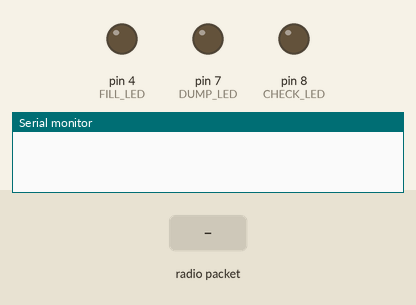
This sketch was run on a simulated Arduino Uno, built with avr-gcc and run on an emulated ATmega328P. On the bench: output pins drawn as LEDs (lit = HIGH), the last lines printed to the serial monitor. Inputs (shaded band) come from the test bench. No radio packets arrive unless stated.

Above: at 1.2 s.
1.3 s: radio packet "1" arrives
At 2.1 s:
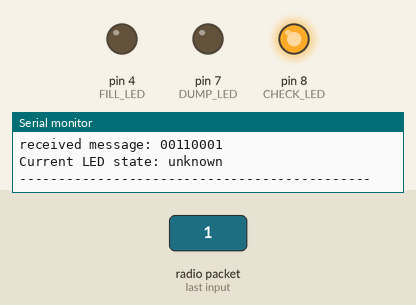
2.8 s: radio packet "2" arrives
At 3.2 s:
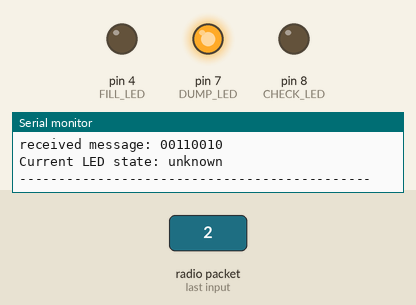
4.3 s: radio packet "0" arrives
At 5.6 s:
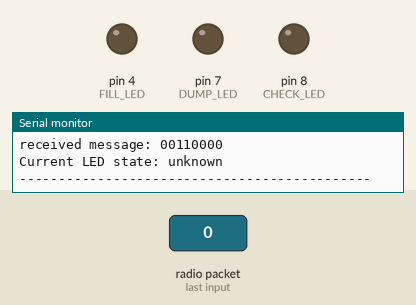
Timing chart, 0 to 7.3 s (numbered marks = the images above; inputs shaded):
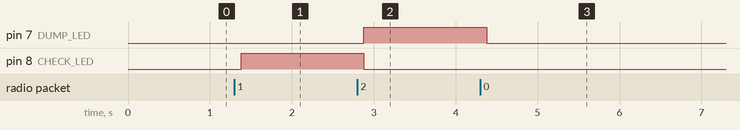

Measured:
- after the input at 1.3 s, pin 8 (CHECK_LED): LOW → HIGH after 0.08 s
- after the input at 2.8 s, pin 7 (DUMP_LED): LOW → HIGH after 0.08 s; pin 8 (CHECK_LED): HIGH → LOW after 0.08 s
- after the input at 4.3 s, pin 7 (DUMP_LED): HIGH → LOW after 0.08 s

The sketch:

EGODS_actuator_box.ino
```cpp
/*
filename      : EGODS_actuator_box.ino
Written By    : Chhay Irseng
Created Date  : 16/12/2023
Description   : Let a microncontroller (Arduino Uno R4 Minima) constantly sends
                pressure data readings wireless (using LoRA technology) to another microcontroller
                and receives control signals from the other micrcontroller to actuate three separate valves.
*/

// Import libraries
#include <SPI.h>
#include <LoRa.h>

// Define microcontroller pins
  /* Switches */
const int FILL_LED = 4;
const int DUMP_LED = 7;
const int CHECK_LED = 8;

  /* LoRA comms */
const int LORA_G0 = 3;
const int LORA_SCK = 13;
const int LORA_MISO = 12;
const int LORA_MOSI = 11;
const int LORA_CS = 10;
const int LORA_RST = 2;

// Declare and initialise constants
const long LORA_FREQ = 915E6;     // LoRA's transceiver module operaating frequency

// Declare and initialise global variables
byte set_up_success = 0;
byte loop_fail_once = 0;
byte encoded_message = 0;
byte received_message = 0;
String eight_bit_encoded_message = "";
/* message encode/decode:
  (0) 0b00000000  : fill valve OFF, dump valve OFF, check valve OFF (off state)
  (1) 0b00000001  : fill valve OFF, dump valve OFF, check valve ON  (don't care state)
  (2) 0b00000010  : fill valve OFF, dump valve ON,  check valve OFF (dumping state)
  (3) 0b00000011  : fill valve OFF, dump valve ON,  check valve ON  (forbidden state - bad practice?)
  (4) 0b00000100  : fill valve ON,  dump valve OFF, check valve OFF (fill-ready state)
  (5) 0b00000101  : fill valve ON,  dump valve OFF, check valve ON  (filling state)
  (6) 0b00000110  : fill valve ON,  dump valve ON,  check valve OFF (forbidden state - draining the supply tank)
  (7) 0b00000111  : fill valve ON,  dump valve ON,  check valve ON  (forbidden state - draining the supply tank + bad practice)
*/
byte fill_sw_state = 0; byte dump_sw_state = 0; byte check_sw_state = 0;

void setup() {
  // Set up serial baud rate
  Serial.begin(9600); while (!Serial); // wait for Serial to set up properly

  // Set up valve actuator pins
  pinMode(FILL_LED, OUTPUT);
  pinMode(DUMP_LED, OUTPUT);
  pinMode(CHECK_LED, OUTPUT);

  // Set up LoRA module pins
  LoRa.setPins(LORA_CS, LORA_RST, LORA_G0);

  // Set up LoRA operating frequency
  if (!LoRa.begin(LORA_FREQ)) {
    Serial.println("SET_UP_ERROR    : LORA module failed to set up operating frequency.");
    return;
  }

  // Finish setting up everything
  set_up_success = 1;
}

void loop() {
  // Verify that the set up function ran properly and the loop has not failed
  if (loop_fail_once) {
    Serial.println("loop fail once...");
    return;
  }
  if (!set_up_success) {
    Serial.println("LOOP_ERROR      : the set_up function failed to complete properly, loop function cannot proceed.");
    loop_fail_once = 1;
    return;
  }
  // If everything ran properly, proceed to run the loop...
  int packet_size = LoRa.parsePacket();
  // Serial.println("Packet size: " + String(packet_size));
  if (packet_size) {
    encoded_message = LoRa.read();
    eight_bit_message_format(encoded_message);
    Serial.println("Received command: " + eight_bit_encoded_message);
    LED_actuation(encoded_message);
    Serial.println("Current LED state: " + state_determination(encoded_message));
    Serial.println("---------------------------------------------");
  }
  // delay(500);
}

void LED_actuation(byte message) {
  if (message==1 | message==3 | message==6 | message==7) {
    Serial.println("DONT_CARE/FORBIDDEN : received message belongs to a don't care or forbidden state.");
  } else { received_message = message; };
  byte received_fill_sw_state = (received_message >> 2) & 0b1; Serial.println("\treceived_fill_sw_state: " + String(received_fill_sw_state));
  byte received_dump_sw_state = (received_message >> 1) & 0b1; Serial.println("\treceived_dump_sw_state: " + String(received_dump_sw_state));
  byte received_check_sw_state = received_message & 0b1; Serial.println("\treceived_check_sw_state: " + String(received_check_sw_state));
  eight_bit_message_format(received_message);
  Serial.println("received message: " + eight_bit_encoded_message);
  digitalWrite(FILL_LED, received_fill_sw_state);
  digitalWrite(DUMP_LED, received_dump_sw_state);
  digitalWrite(CHECK_LED, received_check_sw_state);
}

String state_determination(byte state_encode) {
  if (state_encode==0) {
    return "off";
  } else if (state_encode==1) {
    return "don't care";
  } else if (state_encode==2) {
    return "dumping";
  } else if (state_encode==4) {
    return "fill-ready";
  } else if (state_encode==5) {
    return "filling";
  } else if ((state_encode==3) | (state_encode==6) | (state_encode==7)) {
    return "forbidden";
  }
  return "unknown";
}

void eight_bit_message_format(byte message) {
  eight_bit_encoded_message = "";
  for (int i=7; i >-1; i--) {
    eight_bit_encoded_message += bitRead(message,i);
  }
}

/* ----------------------------------------------------------------------------------- */
// // empty sketch
// void setup() {

// }

// void loop() {

// }
```
